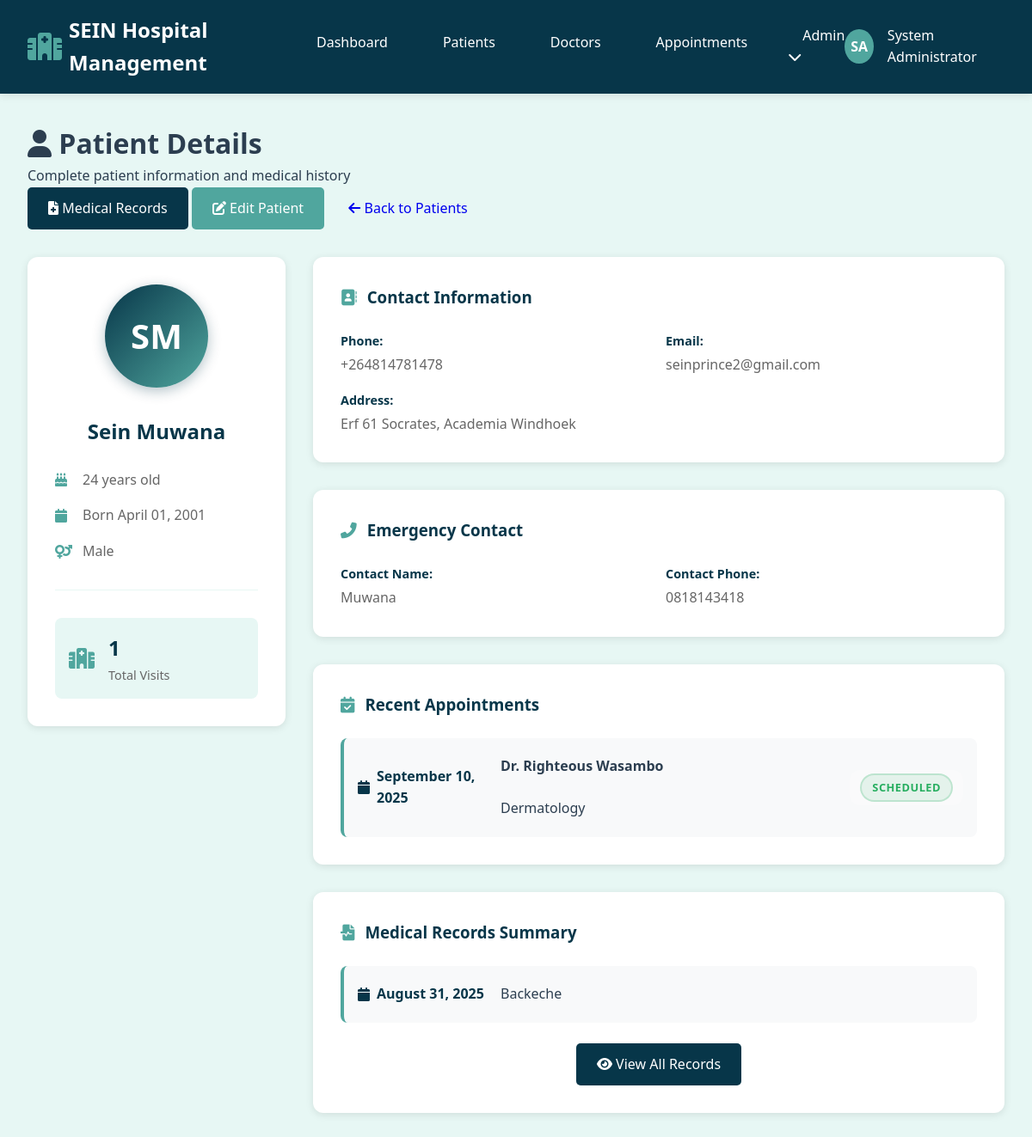
The page /patients/1 (signed in) on the database as committed earlier.
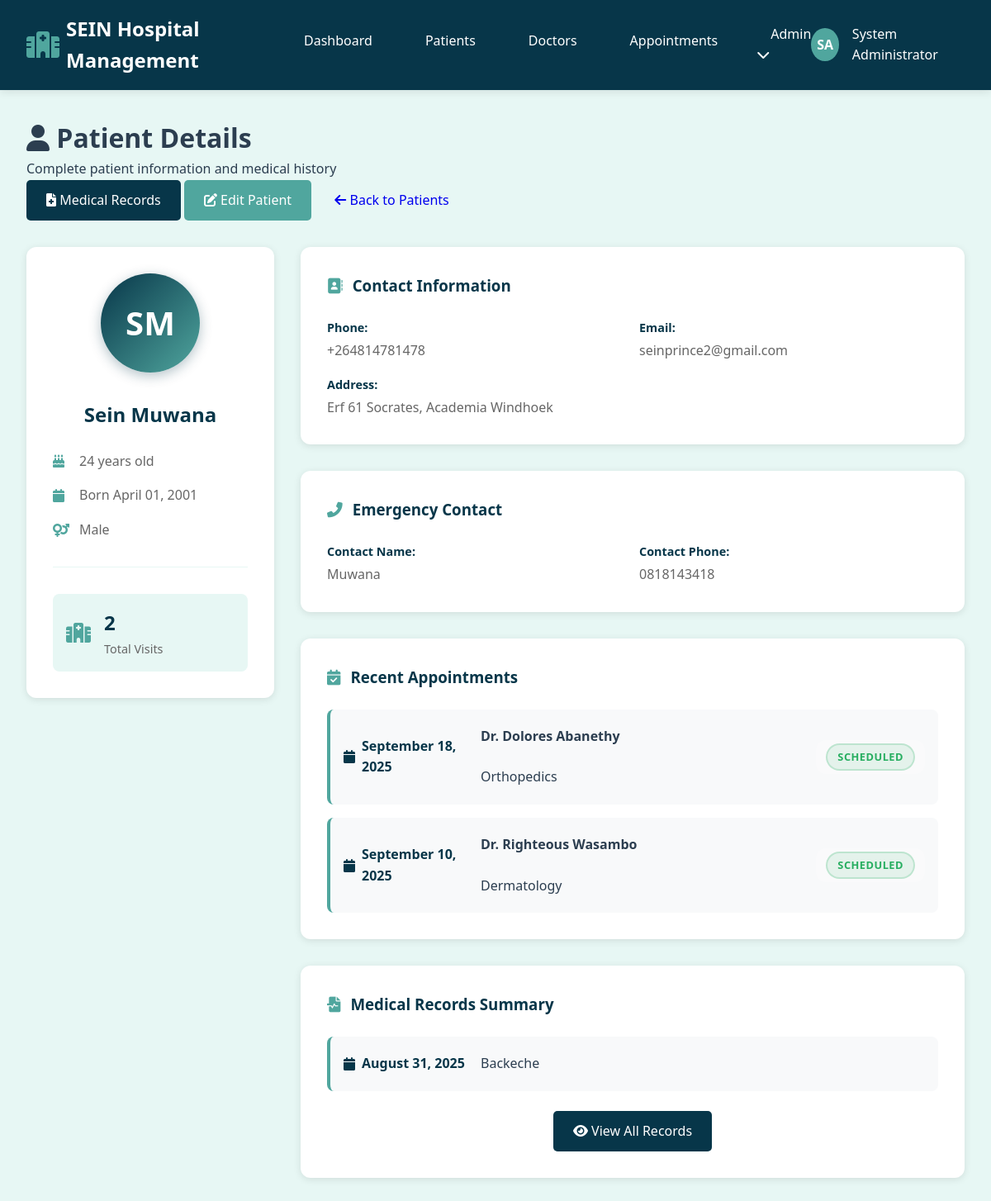
The same page on the database as committed later.
### hospital/app.py (models this page shows)
class Appointment(db.Model):
    id = db.Column(db.Integer, primary_key=True)
    patient_id = db.Column(db.Integer, db.ForeignKey('patient.id'), nullable=False)
    doctor_id = db.Column(db.Integer, db.ForeignKey('doctor.id'), nullable=False)
    appointment_date = db.Column(db.Date, nullable=False)
    appointment_time = db.Column(db.Time, nullable=False)
    diagnosis = db.Column(db.Text)
    notes = db.Column(db.Text)
    status = db.Column(db.String(20), default='scheduled')  # scheduled, completed, cancelled
    created_at = db.Column(db.DateTime, default=datetime.utcnow)

class Doctor(db.Model):
    id = db.Column(db.Integer, primary_key=True)
    first_name = db.Column(db.String(50), nullable=False)
    last_name = db.Column(db.String(50), nullable=False)
    phone = db.Column(db.String(20))
    email = db.Column(db.String(100))
    specialization_id = db.Column(db.Integer, db.ForeignKey('specialization.id'), nullable=False)
    license_number = db.Column(db.String(50), unique=True)
    created_at = db.Column(db.DateTime, default=datetime.utcnow)
    appointments = db.relationship('Appointment', backref='doctor_ref', lazy=True)

class Specialization(db.Model):
    id = db.Column(db.Integer, primary_key=True)
    name = db.Column(db.String(100), unique=True, nullable=False)
    doctors = db.relationship('Doctor', backref='specialization_ref', lazy=True)

class MedicalRecord(db.Model):
    id = db.Column(db.Integer, primary_key=True)
    patient_id = db.Column(db.Integer, db.ForeignKey('patient.id'), nullable=False)
    diagnosis = db.Column(db.String(200), nullable=False)
    description = db.Column(db.Text)
    file_path = db.Column(db.String(255))
    file_name = db.Column(db.String(255))
    record_date = db.Column(db.Date, nullable=False)
    created_at = db.Column(db.DateTime, default=datetime.utcnow)

### hospital/app.py (the view)
@app.route('/patients/<int:patient_id>')
def patient_detail(patient_id):
    if 'user_id' not in session:
        return redirect(url_for('login'))
    patient = Patient.query.get_or_404(patient_id)
    recent_appointments = Appointment.query.filter_by(patient_id=patient_id)\
                                         .order_by(Appointment.appointment_date.desc())\
                                         .limit(5).all()
    recent_records = MedicalRecord.query.filter_by(patient_id=patient_id)\
                                       .order_by(MedicalRecord.record_date.desc())\
                                       .limit(5).all()
    return render_template('patients/detail.html',
                         patient=patient,
                         recent_appointments=recent_appointments,
                         recent_records=recent_records)

### hospital/app.py (called while the page is built)
    @property
    def age(self):
        today = date.today()
        return today.year - self.date_of_birth.year - ((today.month, today.day) < (self.date_of_birth.month, self.date_of_birth.day))

    @property
    def admission_count(self):
        return len(self.appointments)

### hospital/templates/patients/detail.html (shortened to what the changed rows need)
{% extends "base.html" %}
{% block content %}
<div class="page-header">
    <div class="page-title">
        <h1><i class="fas fa-user"></i> Patient Details</h1>
    </div>
</div>
<div class="patient-profile">
    <div class="patient-sidebar">
        <div class="patient-basic-info">
            <h2>{{ patient.first_name }} {{ patient.last_name }}</h2>
            <div class="admission-stats">
                <div class="stat-card">
                    <div>
                        <h3>{{ patient.admission_count }}</h3>
                        <p>Total Visits</p>
                    </div>
                </div>
            </div>
        </div>
    </div>
    <div class="patient-main-content">
        <div class="info-sections">
            <div class="info-section">
                {% if recent_appointments %}
                <div class="appointments-list">
                    {% for appointment in recent_appointments %}
                    <div class="appointment-item">
                        <div class="appointment-date">
                            <i class="fas fa-calendar"></i>
                            {{ appointment.appointment_date.strftime('%B %d, %Y') }}
                        </div>
                        <div class="appointment-details">
                            <p><strong>Dr. {{ appointment.doctor_ref.first_name }} {{ appointment.doctor_ref.last_name }}</strong></p>
                            <p>{{ appointment.doctor_ref.specialization_ref.name }}</p>
                        </div>
                        <div class="appointment-status">
                            <span class="status-badge status-{{ appointment.status.lower() }}">
                                {{ appointment.status }}
                            </span>
                        </div>
                    </div>
                    {% endfor %}
                </div>
                {% else %}
                <p class="no-data">No recent appointments found.</p>
                {% endif %}
            </div>
            <div class="info-section">
                {% if recent_records %}
                <div class="records-summary">
                    {% for record in recent_records %}
                    <div class="record-item">
                        <div class="record-date">
                            <i class="fas fa-calendar"></i>
                            {{ record.created_at.strftime('%B %d, %Y') }}
                        </div>
                        <div class="record-details">
                            <p>{{ record.diagnosis }}</p>
                        </div>
                    </div>
                    {% endfor %}
                </div>
                {% endif %}
            </div>
        </div>
    </div>
</div>
{% endblock %}

Rows that differ between the two databases and show on the page:
added Appointment: appointment_date "September 18, 2025", doctor_ref.first_name "Dolores", doctor_ref.last_name "Abanethy", doctor_ref.specialization_ref.name "Orthopedics", status "SCHEDULED"
Other text that changed with them:
{{ patient.admission_count }}: "1" → "2"
